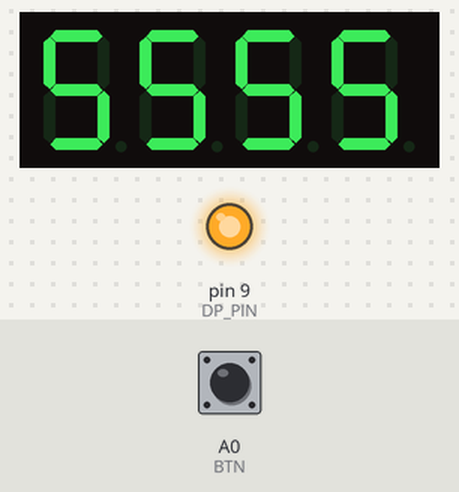
The sketch below on a simulated Arduino Uno, built with avr-gcc and run on an emulated ATmega328P. On the bench: 4-digit seven-segment display, output pins drawn as LEDs (lit = HIGH). Wiring (inferred from the names in the program): 4-digit 7-segment display, segments lit when LOW: segments pin 5, pin 13, pin 10, pin 8, pin 7, pin 4, pin 11; digit selects pin 6, pin 3, pin 2, pin 12. Inputs (shaded band) come from the test bench; at power-on: A0 (BTN) HIGH. The segment pins are drawn as the display they are named for; pins used as bus, display or sensor lines are not drawn.

Above: at 1.2 s.
1.3 s: A0 (BTN) pulled LOW for 0.15 s
At 1.91 s:
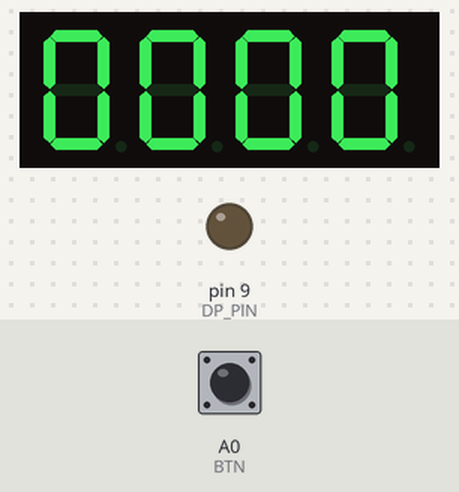
2.0 s: A0 (BTN) pulled LOW for 1 s
At 2.4 s:
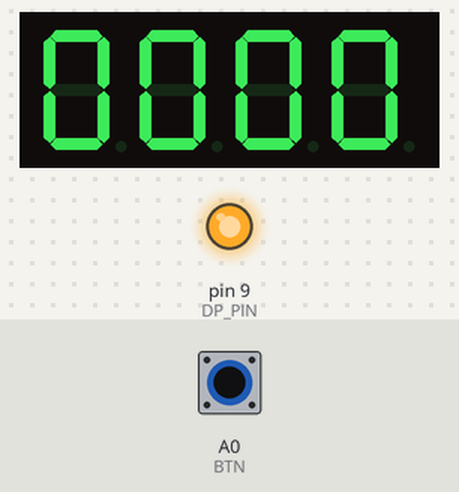
Timing chart, 0 to 5.0 s (numbered marks = the images above; inputs shaded):
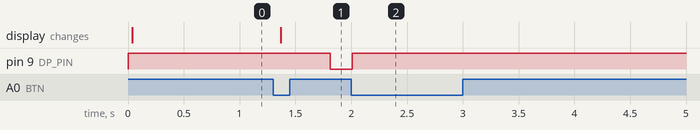

Measured:
- after the input at 1.3 s, pin 9 (DP_PIN): HIGH → LOW after 0.51 s; the display: changes after 0.07 s (image 1)

The sketch:

3.ino
```cpp
const int SEG[7] = {5, 13, 10, 8, 7, 4, 11};
const int DP_PIN = 9;
const int DIG[4] = {6, 3, 2, 12};
const int BTN    = A0;

//              A  B  C  D  E  F  G
const byte N[10][7] = {
  {0,0,0,0,0,0,1}, // 0
  {1,0,0,1,1,1,1}, // 1
  {0,0,1,0,0,1,0}, // 2
  {0,0,0,0,1,1,0}, // 3
  {1,0,0,1,1,0,0}, // 4
  {0,1,0,0,1,0,0}, // 5
  {0,1,0,0,0,0,0}, // 6
  {0,0,0,1,1,1,1}, // 7
  {0,0,0,0,0,0,0}, // 8
  {0,0,0,0,1,0,0}, // 9
};

// Режимы:
// 0 = показ "5555" (старт экран)
// 1 = счёт идёт
// 2 = счёт остановлен
// 3 = сброс (показ "5555")

int  mode    = 0;
int  secs    = 0;
bool dpBlink = false;

unsigned long tSec = 0;
unsigned long tDp  = 0;
bool prevBtn = HIGH;
unsigned long tBtn = 0;

void showPos(int pos, int digit, bool dot) {
  for (int i = 0; i < 4; i++) digitalWrite(DIG[i], LOW);
  for (int s = 0; s < 7; s++) digitalWrite(SEG[s], N[digit][s]);
  digitalWrite(DP_PIN, dot ? LOW : HIGH);
  digitalWrite(DIG[pos], HIGH);
  delayMicroseconds(2500);
  digitalWrite(DIG[pos], LOW);
}

void showNumber(int num, bool dot) {
  showPos(0,  num / 1000,       dot);
  showPos(1, (num / 100) % 10,  dot);
  showPos(2, (num / 10)  % 10,  dot);
  showPos(3,  num % 10,         dot);
}

// Показать "5555"
void showFives() {
  showPos(0, 5, false);
  showPos(1, 5, false);
  showPos(2, 5, false);
  showPos(3, 5, false);
}

void onPress() {
  if (mode == 0) {          // старт экран → запуск счёта
    secs    = 0;
    dpBlink = false;
    tSec    = millis();
    tDp     = millis();
    mode    = 1;
  } else if (mode == 1) {   // счёт → стоп
    mode = 2;
  } else if (mode == 2) {   // стоп → сброс "5555"
    mode = 3;
  } else if (mode == 3) {   // сброс → снова счёт
    secs    = 0;
    dpBlink = false;
    tSec    = millis();
    tDp     = millis();
    mode    = 1;
  }
}

void setup() {
  for (int s = 0; s < 7; s++) { pinMode(SEG[s], OUTPUT); digitalWrite(SEG[s], HIGH); }
  pinMode(DP_PIN, OUTPUT); digitalWrite(DP_PIN, HIGH);
  for (int i = 0; i < 4; i++) { pinMode(DIG[i], OUTPUT); digitalWrite(DIG[i], LOW); }
  pinMode(BTN, INPUT_PULLUP);
}

void loop() {
  unsigned long now = millis();

  bool btn = digitalRead(BTN);
  if (prevBtn == HIGH && btn == LOW && now - tBtn > 50) {
    tBtn = now;
    onPress();
  }
  prevBtn = btn;

  if (mode == 1) {
    if (now - tSec >= 1000) {
      tSec = now;
      if (++secs >= 50) { secs = 50; mode = 2; }
    }
    if (now - tDp >= 500) { tDp = now; dpBlink = !dpBlink; }
  } else {
    dpBlink = false;
  }

  if (mode == 0 || mode == 3) {
    showFives();
  } else {
    showNumber(secs, dpBlink);
  }
}
```
